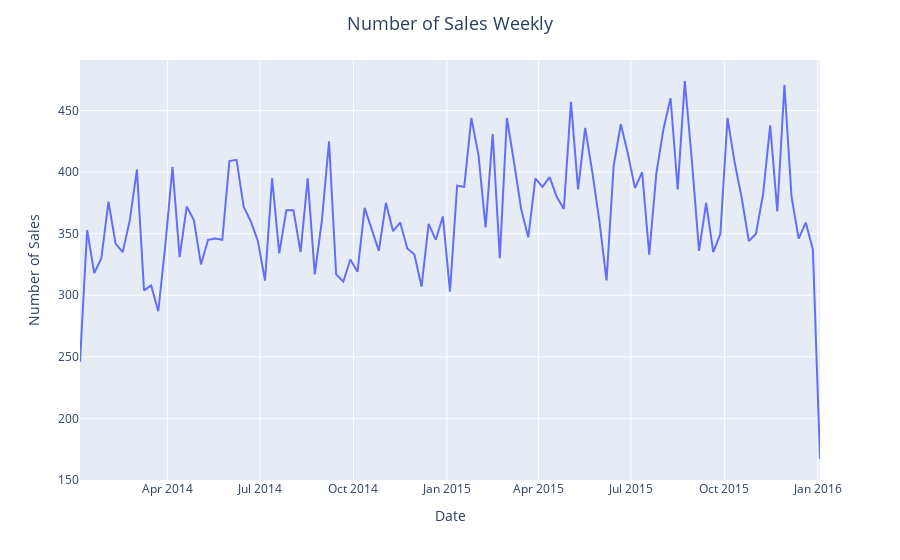

Notebook cell for this chart:
### Markdown cell above
#### Number of Sales Weekly

### Code cell
sales_weekly = df.resample('w', on='Date').size()
fig = px.line(df, x=sales_weekly.index, y=sales_weekly,
              labels={'y': 'Number of Sales',
                      'x': 'Date'})
fig.update_layout(title_text='Number of Sales Weekly',
                  title_x=0.5, title_font=dict(size=18))
fig.show()
